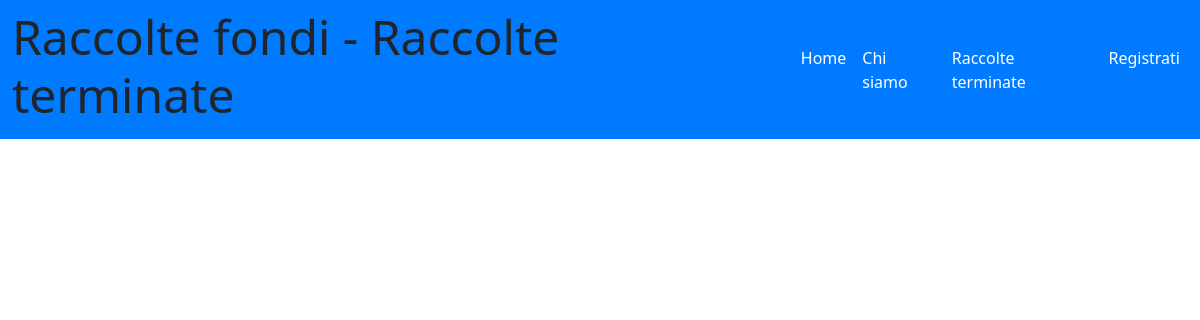
Before: /raccolte_terminate with the older database file.
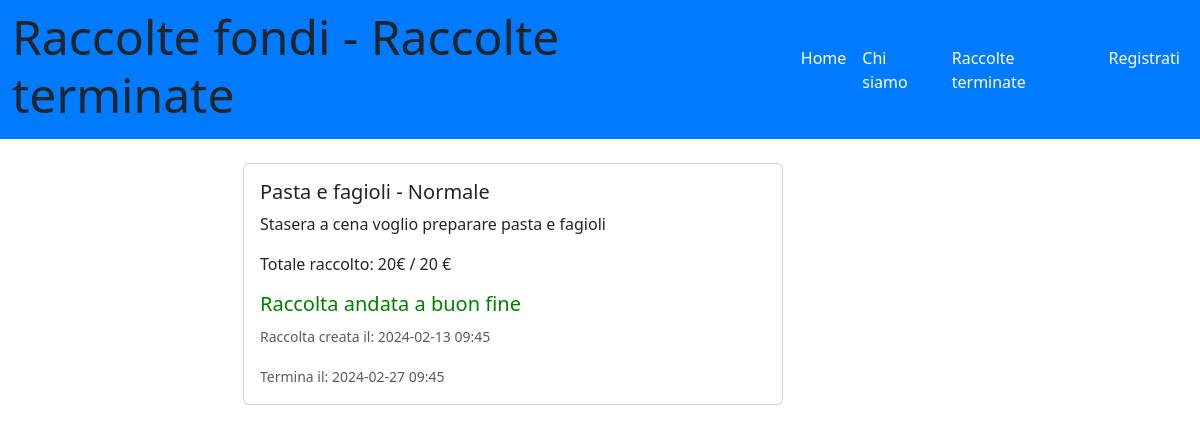
After: the same page with the newer database file.
### tables this page shows
CREATE TABLE "raccolte" (
	"id_raccolta"	INTEGER NOT NULL UNIQUE,
	"nome_raccolta"	TEXT NOT NULL,
	"descrizione"	TEXT,
	"immagine"	TEXT,
	"data_creazione"	TEXT,
	"data_termine"	TEXT,
	"cifra_attuale"	NUMERIC,
	"cifra_da_raggiungere"	NUMERIC,
	"tipo_raccolta"	TEXT,
	"organizzatore_raccolta"	INTEGER,
	"importo_minimo"	NUMERIC,
	"status"	TEXT DEFAULT 'attiva',
	"aggiornata"	TEXT DEFAULT 'no',
	"importo_massimo"	NUMERIC,
	PRIMARY KEY("id_raccolta" AUTOINCREMENT),
	FOREIGN KEY("organizzatore_raccolta") REFERENCES "utenti"("id_utente")
);

### app.py (the view)
@app.route('/raccolte_terminate')
def raccolte_terminate():
    raccolte_terminate_db = raccolte_dao.get_raccolte_terminate()
    return render_template('raccolte_terminate.html', raccolte_terminate=raccolte_terminate_db)

### app.py (called while the page is built)
@app.before_request
def update_before_request():
    app.logger.info('Inizio update_status_e_portafoglio')
    try:
        raccolte_dao.update_status_e_portafoglio()
        app.logger.info('Fine update_status_e_portafoglio')
    except Exception as e:
        print('Error during update:', str(e))

### raccolte_dao.py (called while the page is built)
def get_raccolte_terminate():
    conn = sqlite3.connect('db/raccolte_fondi.db')
    conn.row_factory = sqlite3.Row
    cursor = conn.cursor()
    status_terminata = 'terminata'
    sql = 'SELECT * FROM raccolte WHERE status = ? ORDER BY data_creazione DESC'
    cursor.execute(sql, (status_terminata,))
    raccolte_terminate = cursor.fetchall()
    cursor.close()
    conn.close()
    return raccolte_terminate

### templates/raccolte_terminate.html (shortened to what this page needs)
{% extends "base.html" %}
{% block home_active %}active{% endblock %}
{% block page_name%}Raccolte terminate{%endblock%}
{%block content%}
<main class="col-lg-9 col-md-12">
    <div class="container">
    <div class="row">
        <div class="col-3">
        </div>
    <div class="col-9">
    {% for raccolta in raccolte_terminate%}
    <div class="card mb-3" style="max-width: 540px;">
      <div class="row g-0">
        <div class="col-12">
          <div class="card-body">
            <h5 class="card-title">
                 {{raccolta.nome_raccolta | e}}
              - {% if raccolta.tipo_raccolta == 'lampo' %} Lampo
              {%else%} Normale
              {%endif%}
            </h5>
            <p class="card-text">{{raccolta.descrizione}}</p>
            <p class="card-text">Totale raccolto: {{raccolta.cifra_attuale}}€ / {{raccolta.cifra_da_raggiungere}} €</p>
            {% if raccolta.cifra_attuale >= raccolta.cifra_da_raggiungere %}
            <h5 class="raccolte_terminate_successo">Raccolta andata a buon fine</h5>
            {%  else %}
            <h5 class="raccolte_terminate_fallita">La raccolta non ha raggiunto l'obiettivo</h5>
            {% endif %}
            {% if raccolta.tipo_raccolta == 'lampo' %}
            <!--Se la raccolta è di tipo lampo, mostra solo ora e minuto, non tutta la data.
            Quindi usiamo il filtro Jinja split()-->
            <p class="card-text"><small class="text-body-secondary">Raccolta creata alle ore: {{raccolta.data_creazione.split(' ')[1]}}</small></p>
            <p class="card-text"><small class="text-body-secondary">Termina alle ore: {{raccolta.data_termine.split(' ')[1]}}</small></p>
            {% else %}
            <p class="card-text"><small class="text-body-secondary">Raccolta creata il: {{raccolta.data_creazione}}</small></p>
            <p class="card-text"><small class="text-body-secondary">Termina il: {{raccolta.data_termine}}</small></p>
            {% endif %}
          </div>
        </div>
      </div>
    </div>
    {% endfor %}
</div>
</main>
{% endblock %}

Changed rows visible on the page:
now on this page (row edited): raccolte: nome_raccolta "Pasta e fagioli", tipo_raccolta "Normale", descrizione "Stasera a cena voglio preparare pasta e fagioli", cifra_attuale "20", cifra_da_raggiungere "20", shows "Raccolta andata a buon fine", data_creazione "2024-02-13 09:45", data_termine "2024-02-27 09:45"
